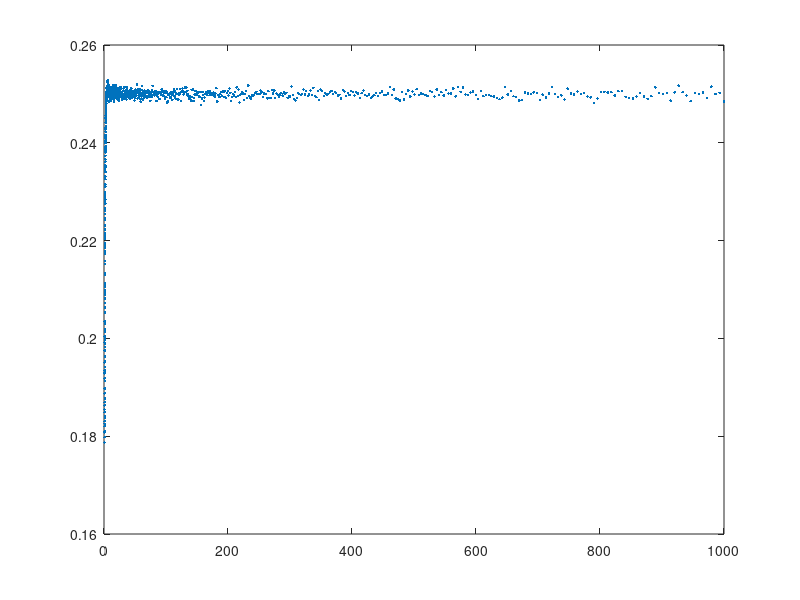

Write MATLAB code to recreate this figure.

theta = logspace(0,3,1000); % creating the 1000 instances of theta 
vari = zeros(1,500); % creating a 500x500 matrix of all 0s

% construct images Ys = Poisson(theta), for each image calculate the
% variance
for i = 1:1000
    Y = poissrnd(theta(i),500);
    Y = sqrt(Y + (3/8)); % transform Y
    vari(i) = var(Y(:));
end

plot(theta,vari, '.'); % plot variance VS theta 
